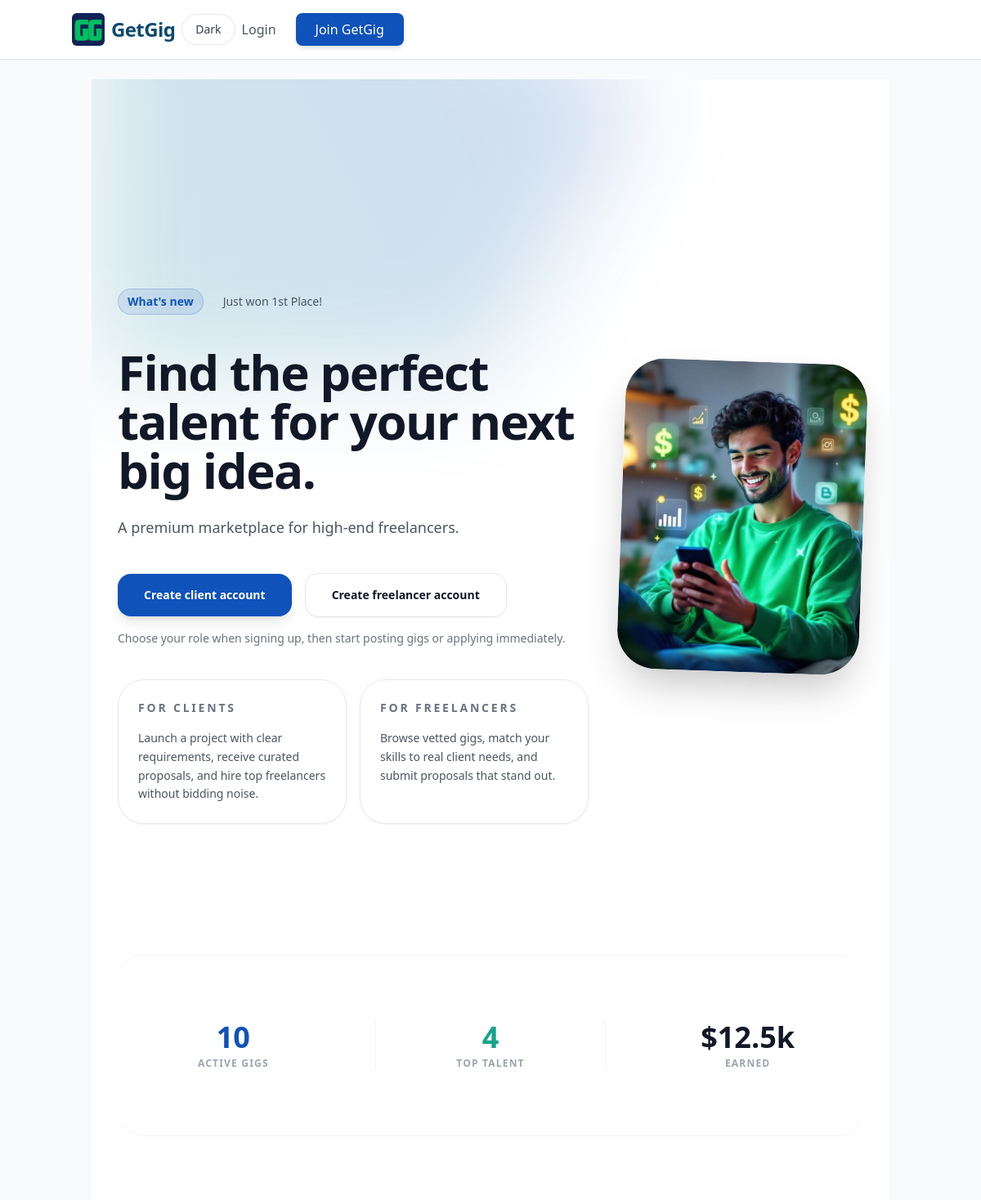
/ (upper part), run on an earlier commit of the app's database.
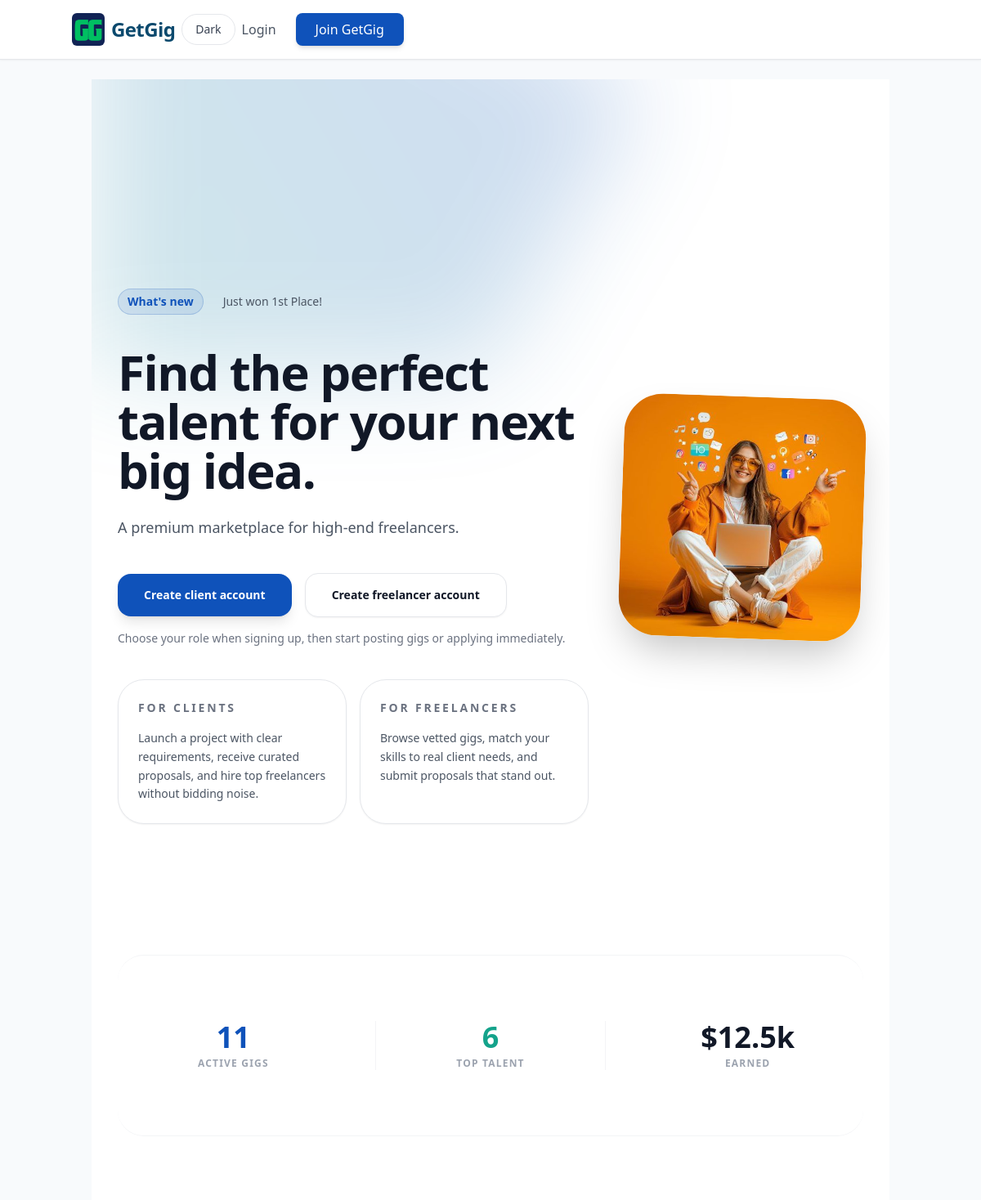
And on a later commit of the database.
### projects/models.py (models this page shows, shortened)
class SiteConfiguration(models.Model):
    site_name = models.CharField(max_length=100, default="GetGig")
    hero_title = models.CharField(max_length=255, default="A better way to hire and work with elite freelance talent.")
    hero_subtitle = models.TextField(default="Post premium gigs, match with qualified freelancers, and manage proposals all in one place.")
    hero_image = models.ImageField(upload_to='site_assets/', blank=True, null=True)
    class Meta:
        verbose_name = "Site Configuration"

### projects/views.py (the view)
# urls.py: path('', project_views.landing_page, name='home'),
def landing_page(request):
    config = SiteConfiguration.objects.first()
    stats = {
        'total_gigs': Project.objects.filter(status='active').count(),
        'total_freelancers': User.objects.filter(user_type='freelancer').count(),
        'total_payouts': "12.5k",
    }
    return render(request, 'landing.html', {
        'config': config,
        'stats': stats
    })

### templates/landing.html (shortened to what the changed rows need)
{% extends 'base.html' %}
{% load static %}
{% block content %}
<div class="relative isolate overflow-hidden bg-white dark:bg-slate-950">
    <div class="mx-auto max-w-7xl px-6 pb-24 pt-10 sm:pb-32 lg:flex lg:items-center lg:gap-x-10 lg:px-8 lg:py-40">
        <div class="mx-auto max-w-2xl flex-shrink-0 lg:mx-0 lg:max-w-xl lg:pt-8">
            <div class="mt-24 sm:mt-32 lg:mt-16">
                <a href="#" class="inline-flex space-x-6">
                </a>
            </div>
            <h1 class="mt-10 text-4xl font-black tracking-tight text-gray-900 sm:text-6xl">
                {{ config.hero_title|default:"The future of Social Freelancing." }}
            </h1>
            <p class="mt-6 text-lg leading-8 text-gray-600 dark:text-slate-300">
                {{ config.hero_subtitle|default:"GetGig connects elite talent with visionary clients. No bidding wars, just high-quality matches." }}
            </p>
            <div class="mt-10 flex flex-col gap-4 sm:flex-row sm:items-center">
                <a href="{% url 'users:register' %}" class="inline-flex items-center justify-center rounded-2xl bg-ocean px-8 py-4 text-sm font-semibold text-white shadow-lg hover:bg-blue-700 transition-all transform hover:scale-105">
                </a>
                <a href="{% url 'users:register' %}" class="inline-flex items-center justify-center rounded-2xl border border-gray-200 bg-white px-8 py-4 text-sm font-semibold text-gray-900 shadow-sm hover:border-ocean hover:text-ocean transition-all dark:border-slate-700 dark:bg-slate-900 dark:text-slate-100 dark:hover:bg-slate-800">
                </a>
            </div>
            <p class="mt-4 text-sm text-gray-500 dark:text-slate-400">Choose your role when signing up, then start posting gigs or applying immediately.</p>
            <div class="mt-10 grid gap-4 sm:grid-cols-2">
                <div class="rounded-[2rem] border border-gray-200 bg-white p-6 shadow-sm dark:border-slate-700 dark:bg-slate-900">
                </div>
                <div class="rounded-[2rem] border border-gray-200 bg-white p-6 shadow-sm dark:border-slate-700 dark:bg-slate-900">
                </div>
            </div>
        </div>
        <div class="mt-16 sm:mt-24 lg:mt-0 lg:flex-grow">
            {% if config.hero_image %}
                <img src="{{ config.hero_image.url }}" alt="GetGig platform preview" class="w-full max-w-[500px] mx-auto rounded-[3rem] shadow-2xl transform rotate-2 hover:rotate-0 transition-transform duration-500">
            {% else %}
                <img src="{% static 'images/hero.jpg' %}" alt="GetGig hero" class="w-full max-w-[600px] mx-auto rounded-[3rem] shadow-2xl">
            {% endif %}
        </div>
    </div>
    <div class="mx-auto max-w-7xl px-6 lg:px-8">
        <div class="grid grid-cols-3 gap-8 py-20 border-y border-gray-100 bg-white/50 backdrop-blur-sm rounded-[2rem] dark:border-slate-700 dark:bg-slate-900/70">
            <div class="text-center">
                <p class="text-4xl font-black text-ocean">{{ stats.total_gigs }}</p>
                <p class="text-gray-400 font-bold uppercase tracking-widest text-xs mt-1">Active Gigs</p>
            </div>
            <div class="text-center border-x border-gray-100">
                <p class="text-4xl font-black text-mint">{{ stats.total_freelancers }}</p>
                <p class="text-gray-400 font-bold uppercase tracking-widest text-xs mt-1">Top Talent</p>
            </div>
        </div>
    </div>
</div>
{% endblock %}

What changed in the data, as far as the page shows it:
changed SiteConfiguration "Find the perfect talent for your next big idea.": hero_image: a different picture
Also different on the page:
{{ stats.total_gigs }}: "10" → "11"
{{ stats.total_freelancers }}: "4" → "6"
